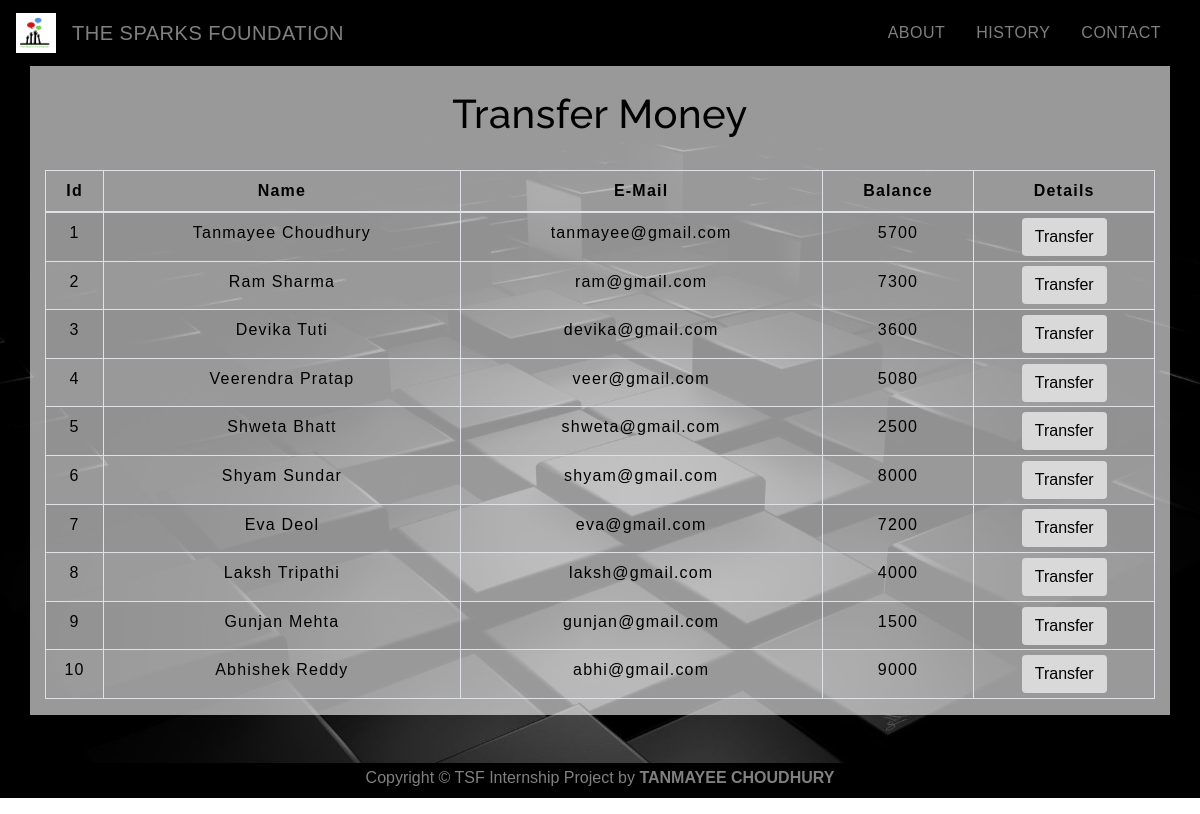
The app's page /transfermoney.php with its own data.
### tables this page shows
CREATE TABLE `users` (
  `id` int(5) NOT NULL,
  `name` text NOT NULL,
  `email` varchar(30) NOT NULL,
  `balance` int(8) NOT NULL
);

### transfermoney.php (the view, shortened to what this page needs)
<!DOCTYPE html>
<html lang="en">
<head>
    <link rel="stylesheet" href="https://maxcdn.bootstrapcdn.com/bootstrap/4.0.0/css/bootstrap.min.css">
    <link rel="stylesheet" type="text/css" href="css/table.css">
    <link rel="stylesheet" type="text/css" href="css/navbar.css">
</head>
<body>
<?php
    include 'config.php';
    $sql = "SELECT * FROM users";
    $result = mysqli_query($conn,$sql);
?>
<?php
  include 'navbar.php';
?>
<div style="background: url('img/bg.jpg'); background-size:cover;">
<div class="container" style="background-color:rgb(255, 255, 255, .6);">
        <h2 class="text-center pt-4" style="color:black;">Transfer Money</h2>
        <br>
            <div class="row">
                <div class="col">
                    <div class="table-responsive-sm">
                    <table class="table table-hover table-sm table-striped table-condensed table-bordered">
                        <thead style="color:black;">
                            <tr>
                            <th scope="col" class="text-center py-2">Id</th>
                            <th scope="col" class="text-center py-2">Name</th>
                            <th scope="col" class="text-center py-2">E-Mail</th>
                            <th scope="col" class="text-center py-2">Balance</th>
                            <th scope="col" class="text-center py-2">Details</th>
                            </tr>
                        </thead>
                        <tbody>
                <?php
                    while($rows=mysqli_fetch_assoc($result)){
                ?>
                    <tr style="color:black;">
                        <td class="py-2"><?php echo $rows['id'] ?></td>
                        <td class="py-2"><?php echo $rows['name']?></td>
                        <td class="py-2"><?php echo $rows['email']?></td>
                        <td class="py-2"><?php echo $rows['balance']?></td>
                        <td><a href="selecteduserdetail.php?id= <?php echo $rows['id'] ;?>"> <button type="button" class="btn">Transfer</button></a></td>
                    </tr>
                <?php
                    }
                ?>
                        </tbody>
                    </table>
                    </div>
                </div>
            </div>
         </div>
    <footer class="text-center mt-5">
        <p style="background-color: black; color: grey; padding-bottom:8px; padding-top:3px;">Copyright &copy; TSF Internship Project by <b>TANMAYEE CHOUDHURY</b> <br> </p>
      </footer>
    </div>
</body>
</html>

### navbar.php (shortened to what this page needs)
<nav class="navbar navbar-expand-md navbar-dark .bg-dark.bg-gradient" style="background-color:black;">
    <a class="navbar-brand" href="#"><img src="img/tsf.png" height="40" width="40"></a>
<a class="navbar-brand" href="index.php" style="color: grey;">THE SPARKS FOUNDATION</a>
<div class="collapse navbar-collapse" id="collapsibleNavbar">
      <ul class="navbar-nav ml-auto">
        <li class="nav-item">
          <a class="nav-link" href="index.php">ABOUT</a>
        </li>
        <li class="nav-item">
          <a class="nav-link" href="transactionhistory.php">HISTORY</a>
        </li>
        <li class="nav-item">
          <a class="nav-link" href="#contact">CONTACT</a>
        </li>
    </ul>
    </div>
 </nav>

### css/table.css (style rules this page uses)
* { padding: 0; margin: 0; box-sizing: border-box; font-family: sans-serif; }
h2 { font-size: 40px; }
table { letter-spacing: 1.2px; }
td { text-align: center; }
button { border:none; background: #d9d9d9; transition: 1s; }

### css/navbar.css (style rules this page uses)
.nav-link { margin-right: 15px; color:#2F363F; letter-spacing: 0.5px; transition: 0.5s; }
.navbar-brand { color: #4C4B4B; letter-spacing: 0.5px; }
h2 { color: #4C4B4B; letter-spacing: 0.5px; font-family: raleway; }

### transfermoney.php (style rules this page uses)
button { transition: 1.5s; }

### records on screen
users: id "1", name "Tanmayee Choudhury", email "tanmayee@gmail.com", balance "5700"
users: id "2", name "Ram Sharma", email "ram@gmail.com", balance "7300"
users: id "3", name "Devika Tuti", email "devika@gmail.com", balance "3600"
users: id "4", name "Veerendra Pratap", email "veer@gmail.com", balance "5080"
users: id "5", name "Shweta Bhatt", email "shweta@gmail.com", balance "2500"
users: id "6", name "Shyam Sundar", email "shyam@gmail.com", balance "8000"
users: id "7", name "Eva Deol", email "eva@gmail.com", balance "7200"
users: id "8", name "Laksh Tripathi", email "laksh@gmail.com", balance "4000"
users: id "9", name "Gunjan Mehta", email "gunjan@gmail.com", balance "1500"
users: id "10", name "Abhishek Reddy", email "abhi@gmail.com", balance "9000"
